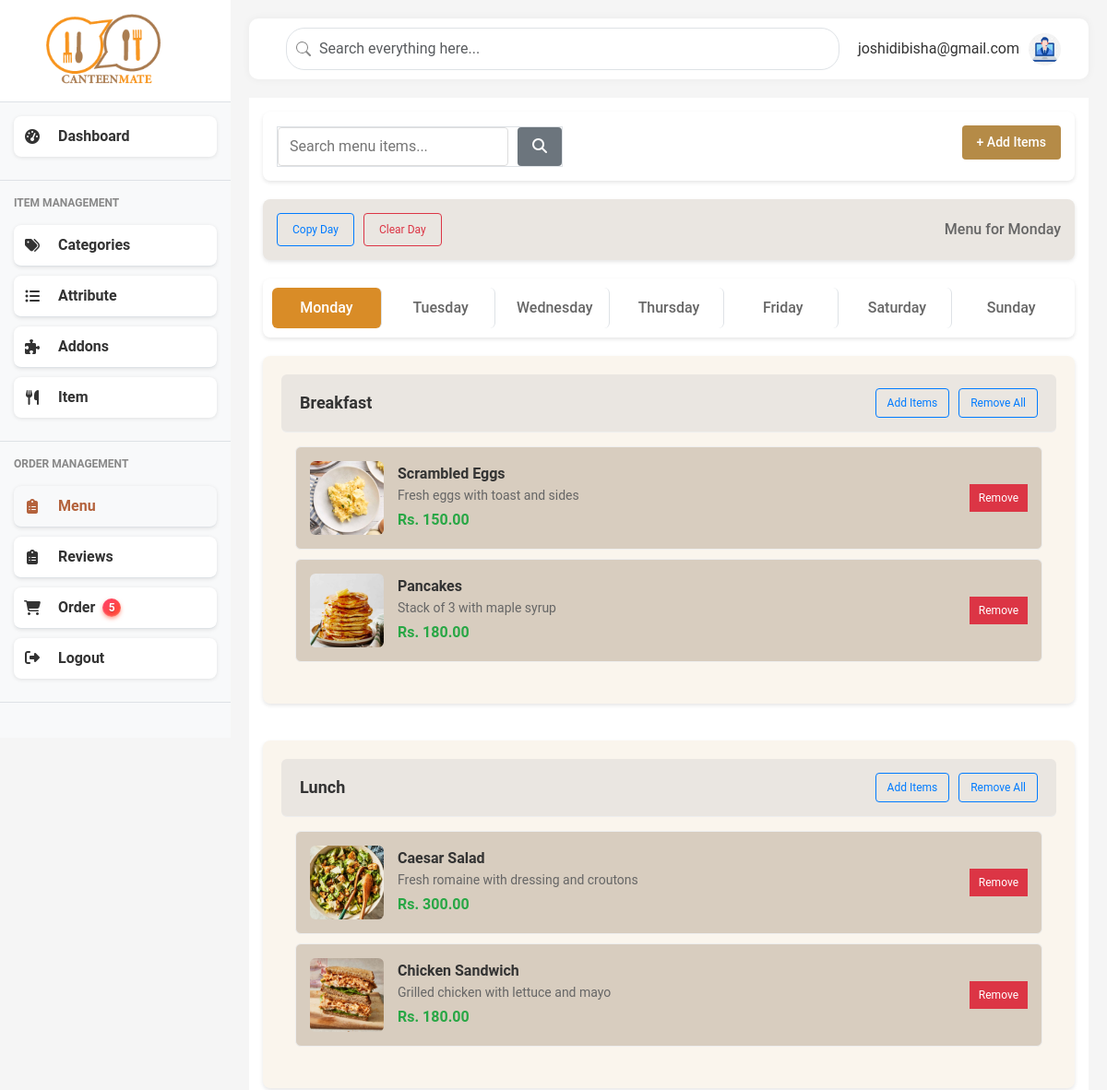
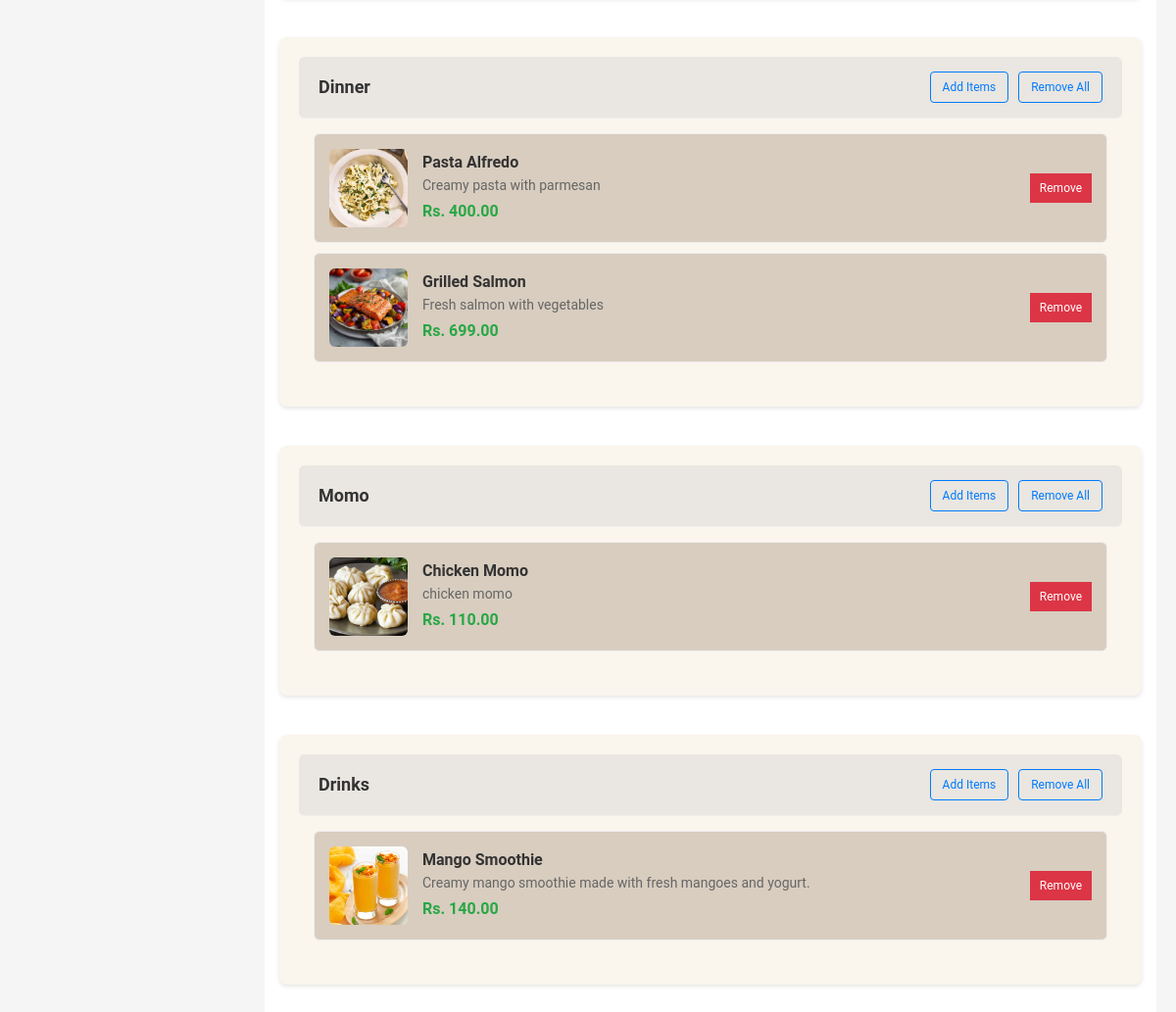
Page /admin/menu (signed in) on the committed database (2 pictures, top to bottom).
### models.py (models this page shows, shortened)
class User(db.Model):
    id = db.Column(db.Integer, primary_key=True)
    fullname = db.Column(db.String(100), nullable=False)
    email = db.Column(db.String(100), unique=True, nullable=False)
    password = db.Column(db.String(200), nullable=False)
    role = db.Column(db.String(20), nullable=False)
    phone = db.Column(db.String(10))
    created_at = db.Column(db.DateTime, server_default=db.func.now())

class Category(db.Model):
    __tablename__ = 'categories'
    id = db.Column(db.Integer, primary_key=True)
    name = db.Column(db.String(100), nullable=False, unique=True)
    status = db.Column(db.Boolean, default=True)  # Active or Inactive
    items = db.relationship('Item', backref='category', lazy=True, cascade='all, delete-orphan')

class Item(db.Model):
    __tablename__ = 'items'
    id = db.Column(db.Integer, primary_key=True)
    name = db.Column(db.String(100), nullable=False)
    price = db.Column(db.Float, nullable=False)
    category_id = db.Column(db.Integer, db.ForeignKey('categories.id'), nullable=False)
    description = db.Column(db.Text, nullable=True)
    image_filename = db.Column(db.String(255), nullable=True)
    available = db.Column(db.Boolean, default=True)
    attribute_values = db.relationship(
        'AttributeValue',
        secondary=item_attribute_values,
        back_populates='items'
    )
    addons = db.relationship(
        'Addon',
        secondary=addon_item_association,
        back_populates='items'
    )

### main.py (the view)
@app.route('/admin/menu')
@login_required
def menu():
    user_id = session['user_id']
    user = User.query.get(user_id)
    categories = Category.query.filter_by(status=True).all()
    available_items = Item.query.filter_by(available=True).all()
    current_day = request.args.get('day', 'monday')
    menu_items = {}
    for category in categories:
        menu_items[category.name] = []
    menu_entries = Menu.query.filter_by(day=current_day).all()
    for entry in menu_entries:
        if entry.category.name not in menu_items:
            menu_items[entry.category.name] = []
        menu_items[entry.category.name].append(entry.item)
    return render_template('admin/admin_menu.html',
                           user=user,
                           active_page='menu',
                           categories=categories,
                           available_items=available_items,
                           menu_items=menu_items,
                           current_day=current_day)

### main.py (called while the page is built)
def login_required(view):
    @functools.wraps(view)
    def wrapped_view(**kwargs):
        if 'user_id' not in session:
            flash('Please log in to access this page', 'warning')
            return redirect(url_for('login'))
        return view(**kwargs)
    return wrapped_view

@app.context_processor
def inject_new_orders_count():
    count = Order.query.filter_by(status='pending').count()
    print(count)
    return dict(new_orders_count=count)

### templates/admin/admin_menu.html (shortened to what this page needs)
{% extends "admin/admin_base.html" %}
{% block content %}
<div class="menu-management">
    <section class="action-bar">
        <div class="search-container">
            <form method="GET" action="{{ url_for('search_menu') }}">
                <input type="text" name="q" placeholder="Search menu items..." value="{{ search_query or '' }}">
                <button type="submit" class="search-btn"><i class="fas fa-search"></i></button>
            </form>
        </div>
        <button class="add-btn" id="add-menu-btn">+ Add Items</button>
    </section>
    <section class="menu-actions">
        <button type="button" onclick="openCopyModal()">Copy Day</button>
        <button type="button" onclick="confirmClearDay()" class="danger">Clear Day</button>
        <span>Menu for {{ current_day.title() }}</span>
    </section>
    <section class="menu-days">
        <a href="{{ url_for('menu', day='monday') }}" class="day-tab {{ 'active' if current_day == 'monday' else '' }}">Monday</a>
        <a href="{{ url_for('menu', day='tuesday') }}" class="day-tab {{ 'active' if current_day == 'tuesday' else '' }}">Tuesday</a>
        <a href="{{ url_for('menu', day='wednesday') }}" class="day-tab {{ 'active' if current_day == 'wednesday' else '' }}">Wednesday</a>
        <a href="{{ url_for('menu', day='thursday') }}" class="day-tab {{ 'active' if current_day == 'thursday' else '' }}">Thursday</a>
        <a href="{{ url_for('menu', day='friday') }}" class="day-tab {{ 'active' if current_day == 'friday' else '' }}">Friday</a>
        <a href="{{ url_for('menu', day='saturday') }}" class="day-tab {{ 'active' if current_day == 'saturday' else '' }}">Saturday</a>
        <a href="{{ url_for('menu', day='sunday') }}" class="day-tab {{ 'active' if current_day == 'sunday' else '' }}">Sunday</a>
    </section>
    <section class="menu-categories">
        {% for category_name, items in menu_items.items() %}
        <div class="category-section">
            <div class="category-header">
                <h3>{{ category_name }}</h3>
                <div class="category-actions">
                    <button class="add-items-btn" onclick="openAddModal('{{ category_name }}')">Add Items</button>
                    {% if items %}
                        <form method="POST" action="{{ url_for('toggle_menu_category') }}" style="display: inline;">
                            <button type="submit" class="edit-category" onclick="return confirm('Remove all {{ category_name }} items from {{ current_day.title() }} menu?')">Remove All</button>
                        </form>
                    {% endif %}
                </div>
            </div>
            <div class="menuitems">
                {% if items %}
                    {% for item in items %}
                    <div class="menu-itemss">
                        <img src="{{ url_for('static', filename='uploads/items/' + item.image_filename) if item.image_filename else url_for('static', filename='img/placeholder.jpg') }}" alt="{{ item.name }}">
                        <div class="item-details">
                            <h4>{{ item.name }}</h4>
                            <p>{{ item.description or 'No description available' }}</p>
                            <span class="price">Rs. {{ "%.2f"|format(item.price) }}</span>
                        </div>
                        <div class="item-actions">
                            <form method="POST" action="{{ url_for('remove_menu_item') }}" style="display: inline;">
                                <button type="submit" class="remove-item" onclick="return confirm('Remove {{ item.name }} from menu?')">Remove</button>
                            </form>
                        </div>
                    </div>
                    {% endfor %}
                {% else %}
                    <div class="empty-category">
                        <p>No items in {{ category_name }} for {{ current_day.title() }}</p>
                        <button class="add-items-btn" onclick="openAddModal('{{ category_name }}')">Add Items</button>
                    </div>
                {% endif %}
            </div>
        </div>
        {% endfor %}
    </section>
</div>
{% endblock %}

### templates/admin/admin_base.html (shortened to what this page needs)
<!DOCTYPE html>
<html lang="en">
<head>
    <link href="https://cdnjs.cloudflare.com/ajax/libs/bootstrap/5.3.0/css/bootstrap.min.css" rel="stylesheet">
    <link href="https://cdnjs.cloudflare.com/ajax/libs/font-awesome/6.4.0/css/all.min.css" rel="stylesheet">
    <link href="{{ url_for('static', filename='css/style.css') }}" rel="stylesheet">
    <link href="{{ url_for('static', filename='css/admin_styles.css') }}" rel="stylesheet">
    <link href="{{ url_for('static', filename='css/content-page.css') }}" rel="stylesheet">
</head>
<body>
    <div class="d-flex">
    <div class="sidebar">
        <div class="brand">
            <img src="{{ url_for('static', filename='img/logo.png') }}" href={{ url_for('dashboard')}} alt="Canteen Logo">
        </div>
        <nav>
            <div class="menu-section">
                <a href="{{ url_for('dashboard')}}" class="menu-item {% if active_page == 'dashboard' %}active{% endif %}">
                    <i class="fas fa-tachometer-alt"></i>
                    Dashboard
                </a>
            </div>
            <div class="menu-section">
                <div class="menu-title">ITEM MANAGEMENT</div>
                <a href="{{ url_for('categories') }}" class="menu-item {% if active_page == 'categories' %}active{% endif %}">
                    <i class="fas fa-tags"></i>
                    Categories
                </a>
                <a href="{{ url_for('attribute')}}" class="menu-item {% if active_page == 'attributes' %}active{% endif %}">
                    <i class="fas fa-list-ul"></i>
                    Attribute
                </a>
                <a href="{{ url_for('addons')}}" class="menu-item {% if active_page == 'addons' %}active{% endif %}">
                    <i class="fas fa-puzzle-piece"></i>
                    Addons
                </a>
                <a href="{{ url_for('items')}}" class="menu-item  {% if active_page == 'items' %}active{% endif %}">
                    <i class="fas fa-utensils"></i>
                    Item
                </a>
            </div>
            <div class="menu-section">
                <div class="menu-title">ORDER MANAGEMENT</div>
                <a href="{{ url_for('menu') }}" class="menu-item  {% if active_page == 'menu' %}active{% endif %}">
                    <i class="fas fa-clipboard-list"></i>
                    Menu
                </a>
                <a href="{{ url_for('admin_reviews') }}" class="menu-item  {% if active_page == 'reviews' %}active{% endif %}">
                    <i class="fas fa-clipboard-list"></i>
                    Reviews
                </a>
               <a href="{{ url_for('admin_orders') }}" class="menu-item {% if active_page == 'admin_orders' %}active{% endif %}">
                <i class="fas fa-shopping-cart"></i>
                Order
                {% if new_orders_count > 0 %}
                <span class="order_badge">{{ new_orders_count }}</span>
                {% endif %}
            </a>
                <a href="{{ url_for('logout') }}" class="menu-item {% if active_page == 'logout' %}active{% endif %}">
                    <div class="menu-icon"><i class="fas fa-sign-out-alt"></i></div>
                    <div class="menu-text">Logout</div>
                </a>
            </div>
        </nav>
    </div>
    <div class="content-wrapper">
        <div class="top-navbar">
            <div class="search-bar">
                <input type="text" class="form-control" placeholder="Search everything here...">
            </div>
            <div class="d-flex align-items-center">
                <div class="user-profile">
                    <div class="user-info">
                        <div class="user-email">{{ user.email }}</div>
                    </div>
                    <img src="{{ url_for('static', filename='img/admin.jpg') }}" alt="User Avatar">
                </div>
            </div>
        </div>
    {% block content %}{% endblock %}
</body>
</html>

### static/css/style.css (style rules this page uses)
:root { --primary-color: #f7941d; --secondary-color: #e74c3c; --light-gray: #f8f9fa; --dark-gray: #343a40; --success-color: #28a745; --warning-color: #ffc107; --danger-color: #dc3545; --border-color: #dee2e6; }
body { font-family: 'Segoe UI', Tahoma, Geneva, Verdana, sans-serif; background-color: #f5f5f5; overflow-x: hidden; }
.d-flex { display: flex; }
.sidebar { height: 100vh; flex: 0 0 clamp(200px, 25%, 250px); overflow-y: auto; position: fixed; width: clamp(200px, 25%, 250px); background-color: #f8f9fa; transition: transform 0.3s ease, width 0.3s ease; z-index: 1000; }
.brand { background-color: white; padding: 15px; border-bottom: 1px solid var(--border-color); display: flex; align-items: center; padding-left: 20%; }
.brand img { height: 80px; }
.menu-section { padding: 15px; border-bottom: 1px solid var(--border-color); }
.menu-title { font-size: 12px; color: #888; font-weight: bold; margin-bottom: 15px; text-transform: uppercase; }
.menu-item { display: flex; align-items: center; gap: 8px; background: #fff; padding: 12px 20px; margin-bottom: 10px; border-radius: 8px; text-decoration: none; color: #333; box-shadow: 0 1px 4px rgb(0 0 0 / 0.1); width: 220px; font-weight: 600; user-select: none; }
.order_badge { display: inline-flex; align-items: center; justify-content: center; min-width: 20px; height: 20px; padding: 0 6px; font-size: 12px; font-weight: 600; color: white; background: linear-gradient(135deg, #ff416c, #ff4b2b); border-radius: 12px; box-shadow: 0 2px 4px rgba(255, 75, 43, 0.5), inset 0 -1px 2px rgba(255, 255, 255, 0.3); user-select: none; transition: background 0.3s ease, transform 0.15s ease; cursor: default; text-shadow: 0 1px 1px rgba(0,0,0,0.2); }
.menu-item:hover, .menu-item.active { background-color: var(--light-gray); color: #b4623c; }
.menu-item i { width: 20px; text-align: center; margin-right: 10px; }
.content-wrapper { margin-left: clamp(200px, 25%, 250px); padding: 20px; width: calc(100% - clamp(200px, 25%, 250px)); transition: margin-left 0.3s ease, width 0.3s ease; overflow-x: hidden; }
.top-navbar { display: flex; justify-content: space-between; align-items: center; background-color: white; border-radius: 10px; padding: 10px 20px; margin-bottom: 20px; box-shadow: 0 0 10px rgba(0,0,0,0.05); }
.search-bar { flex-grow: 1; margin: 0 20px; }
.search-bar input { border-radius: 20px; padding-left: 35px; background-position: 10px center; background-repeat: no-repeat; }
.user-profile { display: flex; align-items: center; gap: 10px; }
.user-profile img { width: 40px; height: 40px; border-radius: 50%; object-fit: cover; }
.user-profile .user-info { display: flex; flex-direction: column; }
.form-control, .form-select { border-radius: 5px; padding: 10px 15px; border: 1px solid var(--border-color); }
.category-section { background-color: white; margin-bottom: 20px; border-radius: var(--border-radius); box-shadow: var(--shadow); overflow: hidden; margin: 0 auto; padding: 20px; color: #333; }
.add-btn { background-color: #007bff; color: white; border: none; padding: 8px 16px; font-size: 14px; border-radius: 5px; cursor: pointer; display: flex; align-items: center; gap: 6px; transition: background-color 0.3s ease; }

### rows in the picture
User: email "joshidibisha@gmail.com"
Category: name "Breakfast"
Item: image_filename (picture), name "Scrambled Eggs", description "Fresh eggs with toast and sides", price "150.00"
Item: image_filename (picture), name "Pancakes", description "Stack of 3 with maple syrup", price "180.00"
Category: name "Lunch"
Item: image_filename (picture), name "Caesar Salad", description "Fresh romaine with dressing and croutons", price "300.00"
Item: image_filename (picture), name "Chicken Sandwich", description "Grilled chicken with lettuce and mayo", price "180.00"
Category: name "Dinner"
Item: image_filename (picture), name "Pasta Alfredo", description "Creamy pasta with parmesan", price "400.00"
Item: image_filename (picture), name "Grilled Salmon", description "Fresh salmon with vegetables", price "699.00"
Category: name "Momo"
Item: image_filename (picture), name "Chicken Momo", description "chicken momo", price "110.00"
Category: name "Drinks"
Item: image_filename (picture), name "Mango Smoothie", description "Creamy mango smoothie made with fresh mangoes and yogurt.", price "140.00"

### other values in the picture
{{ new_orders_count }} "5"
{{ current_day.title() }} "Monday"
